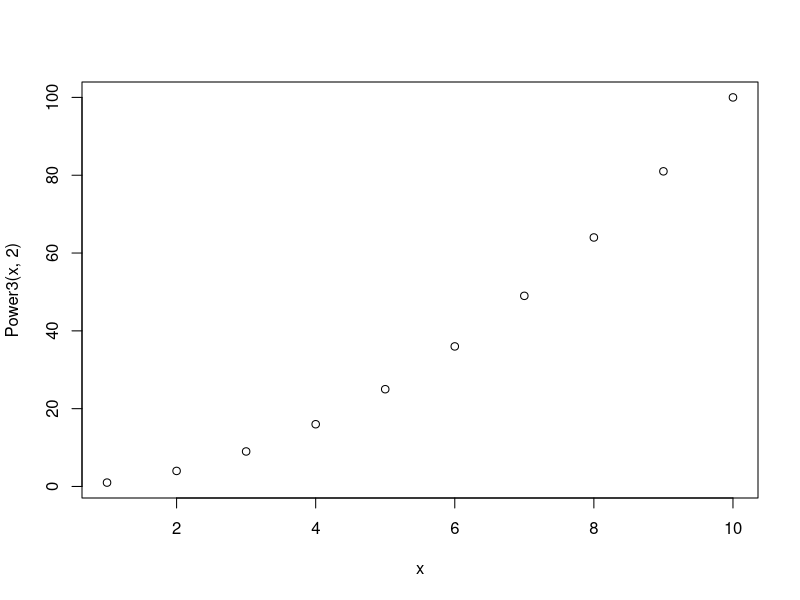
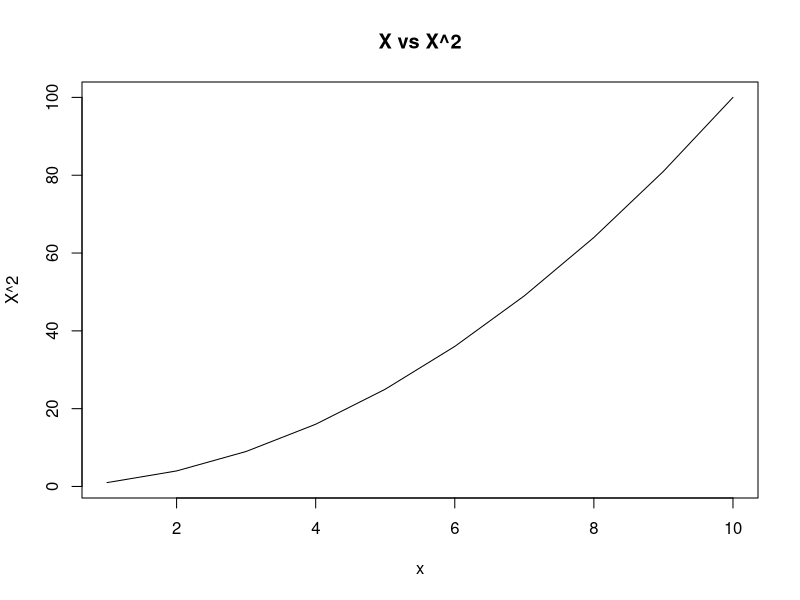
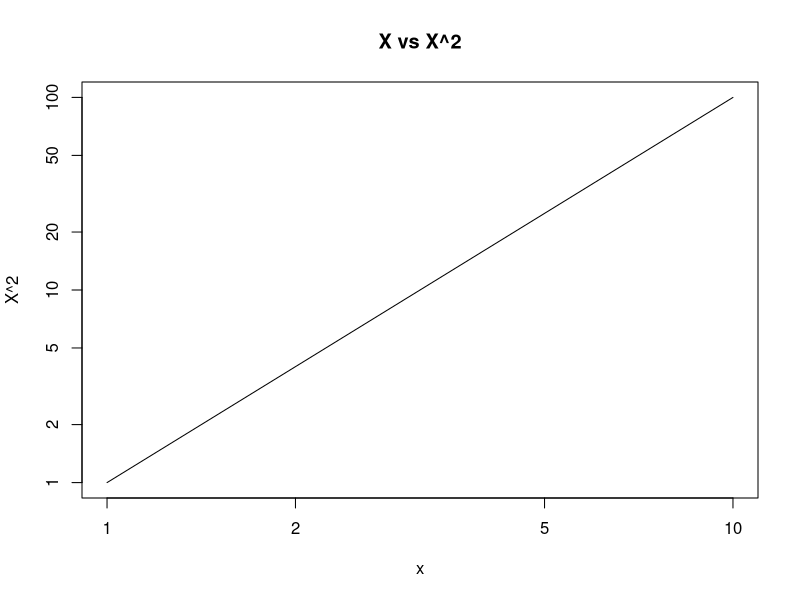
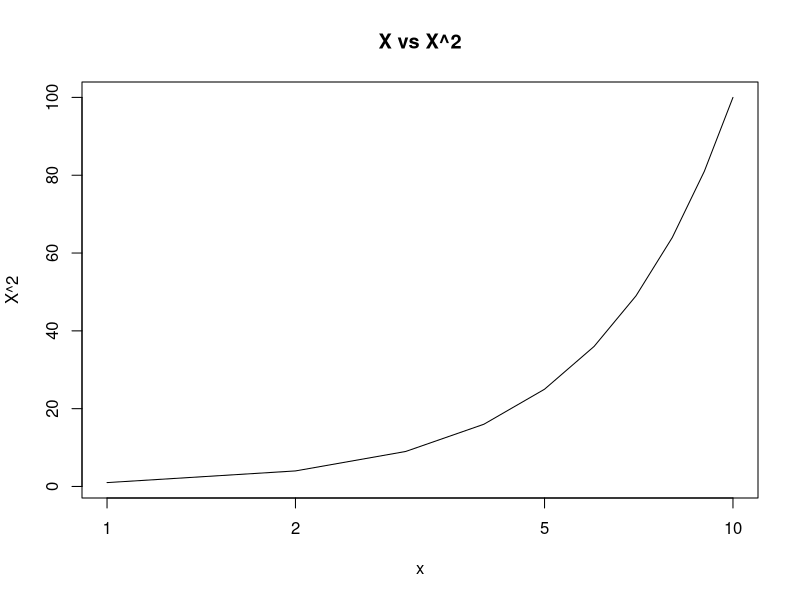
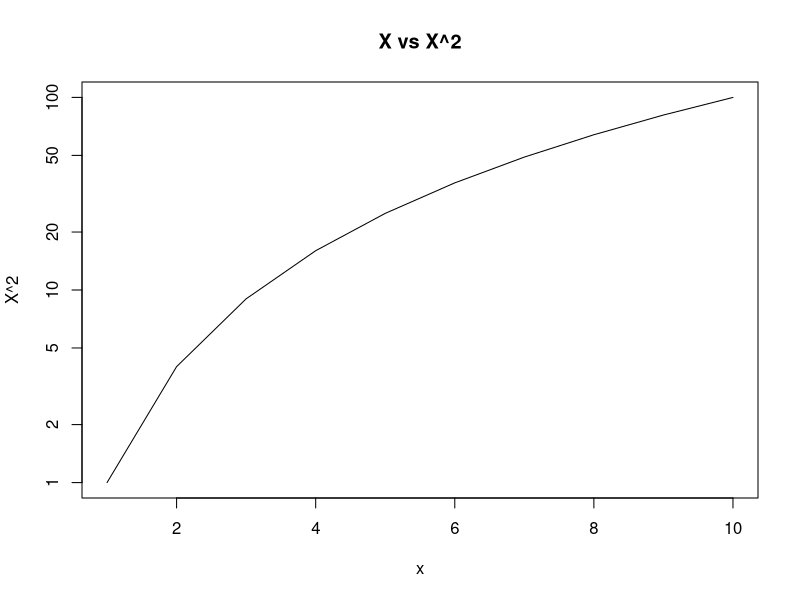

Here is the R script that generated these plots, in order:
Power = function(){
  print(2^3)
  
}

Power2 = function(x,a){
  print(x^a)
}

Power3 = function(x,a){
  return(x^a)
}

x = c(1:10)
plot(x,Power3(x,2))

plot(x,Power3(x,2), xlab="x", ylab = "X^2", main = "X vs X^2", type="l")

plot(x,Power3(x,2),log="xy", xlab="x", ylab = "X^2", main = "X vs X^2", type="l")
plot(x,Power3(x,2),log="x" ,xlab="x", ylab = "X^2", main = "X vs X^2", type="l")
plot(x,Power3(x,2),log = "y", xlab="x", ylab = "X^2", main = "X vs X^2", type="l")


PlotPower = function(x,a){
  plot(x=x,y=x^3, type="l")
}
